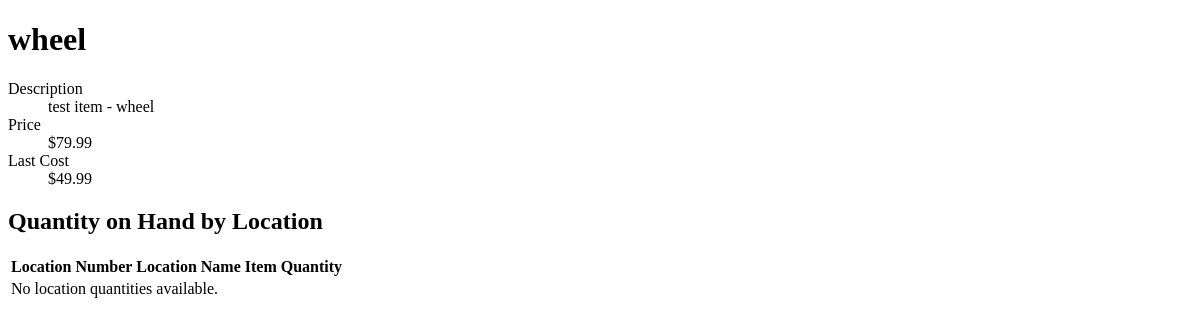
Before: /inventory/item/1/ with the older database file.
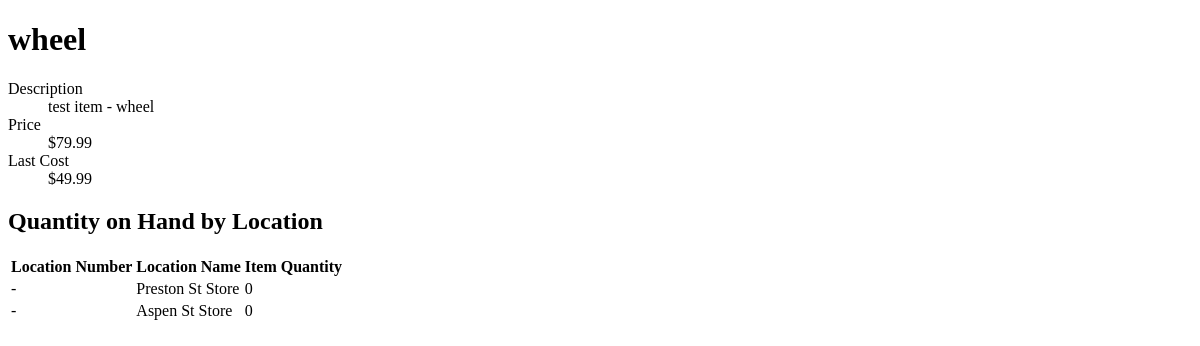
After: the same page with the newer database file.
### inventory/models.py (models this page shows, shortened)
class Item(models.Model):
    item_number = models.CharField(max_length=20, unique=True)
    name = models.CharField(max_length=200, blank=True, null=True)
    description = models.TextField()
    last_cost = models.DecimalField(max_digits=10, decimal_places=2)
    price = models.DecimalField(max_digits=10, decimal_places=2)
    last_sale_date = models.DateTimeField("Last Sold", null=True, blank=True)

class Location(models.Model):
    loc_number = models.CharField(max_length=10, unique=True)
    name = models.CharField(max_length=200)
    address = models.TextField()

### inventory/views.py (the view)
# urls.py: path("item/<int:item_id>/", views.item_detail, name="item_detail"),
def item_detail(request, item_id):
    item = Item.objects.filter(id=item_id).first()
    if item is None:
        return render(request, "inventory/item_not_found.html")
    on_hand_locations = Location.objects.annotate(
        quantity=Coalesce(
            Sum("inventory__quantity", filter=Q(inventory__item=item)),
            Value(0),
        )
    ).values("id", "name", "quantity")
    on_hand_locations = [
        {
            "location_id": row["id"],
            "location_name": row["name"],
            "quantity": row["quantity"],
        }
        for row in on_hand_locations
    ]
    return render(
        request,
        "inventory/item_detail.html",
        {"item": item, "table": on_hand_locations},
    )

### inventory/templates/inventory/item_detail.html (shortened to what this page needs)
<!DOCTYPE html>
{% load static %}
<html lang="en">
<head>
</head>
<body>
	<main>
		<h1>{{ item.name|default:"Item Details" }}</h1>
		<dl>
			<dt>Description</dt>
			<dd>{{ item.description|default:"No description available." }}</dd>
			<dt>Price</dt>
			<dd>${{ item.price|default:"Not available" }}</dd>
			<dt>Last Cost</dt>
			<dd>${{ item.last_cost	|default:"Not available" }}</dd>
		</dl>
		<h2>Quantity on Hand by Location</h2>
		<table>
			<thead>
				<tr>
					<th scope="col">Location Number</th>
					<th scope="col">Location Name</th>
					<th scope="col">Item Quantity</th>
				</tr>
			</thead>
			<tbody>
				{% for row in table %}
				<tr>
					<td>{{ row.location_number|default:"-" }}</td>
					<td>{{ row.location_name|default:"-" }}</td>
					<td>{{ row.quantity_on_hand|default:"0" }}</td>
				</tr>
				{% empty %}
				<tr>
					<td colspan="3">No location quantities available.</td>
				</tr>
				{% endfor %}
			</tbody>
		</table>
	</main>
</body>
</html>

Changed rows visible on the page:
added Location: location_number "-", location_name "Preston St Store", quantity_on_hand "0"
added Location: location_number "-", location_name "Aspen St Store", quantity_on_hand "0"
Other visible differences:
text no longer shown: "No location quantities available."
